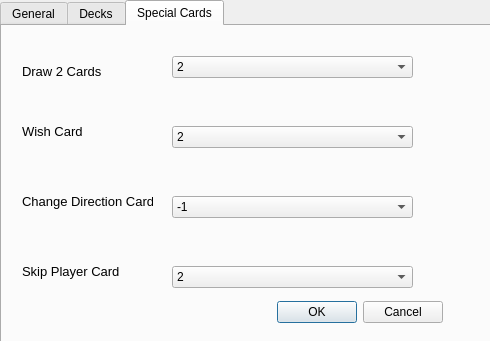
<?xml version="1.0" encoding="UTF-8"?>
<ui version="4.0">
 <class>OptionDialog</class>
 <widget class="QDialog" name="OptionDialog">
  <property name="windowModality">
   <enum>Qt::NonModal</enum>
  </property>
  <property name="geometry">
   <rect>
    <x>0</x>
    <y>0</y>
    <width>490</width>
    <height>341</height>
   </rect>
  </property>
  <property name="windowTitle">
   <string>Options</string>
  </property>
  <widget class="QTabWidget" name="tabWidget">
   <property name="geometry">
    <rect>
     <x>0</x>
     <y>0</y>
     <width>511</width>
     <height>351</height>
    </rect>
   </property>
   <property name="currentIndex">
    <number>2</number>
   </property>
   <widget class="QWidget" name="general">
    <attribute name="title">
     <string>General</string>
    </attribute>
    <widget class="QSlider" name="volumeSlider">
     <property name="geometry">
      <rect>
       <x>80</x>
       <y>140</y>
       <width>160</width>
       <height>19</height>
      </rect>
     </property>
     <property name="maximum">
      <number>100</number>
     </property>
     <property name="orientation">
      <enum>Qt::Horizontal</enum>
     </property>
    </widget>
    <widget class="QLabel" name="portLb">
     <property name="geometry">
      <rect>
       <x>37</x>
       <y>105</y>
       <width>46</width>
       <height>13</height>
      </rect>
     </property>
     <property name="text">
      <string>Port:</string>
     </property>
    </widget>
    <widget class="QLabel" name="playernameLb">
     <property name="geometry">
      <rect>
       <x>22</x>
       <y>29</y>
       <width>46</width>
       <height>13</height>
      </rect>
     </property>
     <property name="text">
      <string>Player:</string>
     </property>
    </widget>
    <widget class="QLabel" name="languageLb">
     <property name="geometry">
      <rect>
       <x>12</x>
       <y>65</y>
       <width>51</width>
       <height>16</height>
      </rect>
     </property>
     <property name="text">
      <string>Language:</string>
     </property>
    </widget>
    <widget class="QLineEdit" name="playernameEdit">
     <property name="geometry">
      <rect>
       <x>82</x>
       <y>25</y>
       <width>113</width>
       <height>20</height>
      </rect>
     </property>
    </widget>
    <widget class="QLineEdit" name="portEdit">
     <property name="geometry">
      <rect>
       <x>82</x>
       <y>101</y>
       <width>113</width>
       <height>20</height>
      </rect>
     </property>
    </widget>
    <widget class="QComboBox" name="languageCb">
     <property name="geometry">
      <rect>
       <x>82</x>
       <y>61</y>
       <width>69</width>
       <height>22</height>
      </rect>
     </property>
     <property name="currentText">
      <string/>
     </property>
    </widget>
    <widget class="QLabel" name="volumeLb">
     <property name="geometry">
      <rect>
       <x>10</x>
       <y>143</y>
       <width>61</width>
       <height>16</height>
      </rect>
     </property>
     <property name="text">
      <string>Volume:</string>
     </property>
    </widget>
    <widget class="QLabel" name="volumeIntLb">
     <property name="geometry">
      <rect>
       <x>150</x>
       <y>160</y>
       <width>361</width>
       <height>16</height>
      </rect>
     </property>
     <property name="text">
      <string notr="true">0</string>
     </property>
    </widget>
    <widget class="QDialogButtonBox" name="buttonBox">
     <property name="geometry">
      <rect>
       <x>100</x>
       <y>270</y>
       <width>341</width>
       <height>32</height>
      </rect>
     </property>
     <property name="minimumSize">
      <size>
       <width>341</width>
       <height>0</height>
      </size>
     </property>
     <property name="orientation">
      <enum>Qt::Horizontal</enum>
     </property>
     <property name="standardButtons">
      <set>QDialogButtonBox::Cancel|QDialogButtonBox::Ok</set>
     </property>
    </widget>
    <widget class="QCheckBox" name="musicCb">
     <property name="geometry">
      <rect>
       <x>80</x>
       <y>190</y>
       <width>21</width>
       <height>17</height>
      </rect>
     </property>
     <property name="text">
      <string/>
     </property>
    </widget>
    <widget class="QLabel" name="musicLb">
     <property name="geometry">
      <rect>
       <x>35</x>
       <y>190</y>
       <width>41</width>
       <height>16</height>
      </rect>
     </property>
     <property name="text">
      <string>Music:</string>
     </property>
    </widget>
   </widget>
   <widget class="QWidget" name="carddeck">
    <attribute name="title">
     <string>Decks</string>
    </attribute>
    <widget class="QPushButton" name="carddeck1">
     <property name="geometry">
      <rect>
       <x>80</x>
       <y>30</y>
       <width>71</width>
       <height>96</height>
      </rect>
     </property>
     <property name="text">
      <string/>
     </property>
     <property name="iconSize">
      <size>
       <width>71</width>
       <height>96</height>
      </size>
     </property>
    </widget>
    <widget class="QPushButton" name="carddeck2">
     <property name="geometry">
      <rect>
       <x>300</x>
       <y>30</y>
       <width>71</width>
       <height>96</height>
      </rect>
     </property>
     <property name="text">
      <string/>
     </property>
     <property name="iconSize">
      <size>
       <width>71</width>
       <height>96</height>
      </size>
     </property>
    </widget>
    <widget class="QRadioButton" name="carddeck1radio">
     <property name="geometry">
      <rect>
       <x>80</x>
       <y>140</y>
       <width>82</width>
       <height>17</height>
      </rect>
     </property>
     <property name="text">
      <string>Deck 1</string>
     </property>
    </widget>
    <widget class="QRadioButton" name="carddeck2radio">
     <property name="geometry">
      <rect>
       <x>300</x>
       <y>140</y>
       <width>82</width>
       <height>17</height>
      </rect>
     </property>
     <property name="text">
      <string>Deck 2</string>
     </property>
    </widget>
    <widget class="QDialogButtonBox" name="buttonBox_2">
     <property name="geometry">
      <rect>
       <x>100</x>
       <y>270</y>
       <width>341</width>
       <height>32</height>
      </rect>
     </property>
     <property name="minimumSize">
      <size>
       <width>341</width>
       <height>0</height>
      </size>
     </property>
     <property name="orientation">
      <enum>Qt::Horizontal</enum>
     </property>
     <property name="standardButtons">
      <set>QDialogButtonBox::Cancel|QDialogButtonBox::Ok</set>
     </property>
    </widget>
   </widget>
   <widget class="QWidget" name="tab">
    <attribute name="title">
     <string>Special Cards</string>
    </attribute>
    <widget class="QLabel" name="draw2xlbl">
     <property name="geometry">
      <rect>
       <x>20</x>
       <y>30</y>
       <width>121</width>
       <height>31</height>
      </rect>
     </property>
     <property name="font">
      <font>
       <pointsize>10</pointsize>
      </font>
     </property>
     <property name="text">
      <string>Draw 2 Cards</string>
     </property>
    </widget>
    <widget class="QLabel" name="wishCardlbl">
     <property name="geometry">
      <rect>
       <x>20</x>
       <y>90</y>
       <width>121</width>
       <height>31</height>
      </rect>
     </property>
     <property name="font">
      <font>
       <pointsize>10</pointsize>
      </font>
     </property>
     <property name="text">
      <string>Wish Card</string>
     </property>
    </widget>
    <widget class="QLabel" name="switchDirectionlbl">
     <property name="geometry">
      <rect>
       <x>20</x>
       <y>160</y>
       <width>131</width>
       <height>31</height>
      </rect>
     </property>
     <property name="font">
      <font>
       <pointsize>10</pointsize>
      </font>
     </property>
     <property name="text">
      <string>Change Direction Card</string>
     </property>
    </widget>
    <widget class="QLabel" name="skipPlayerlbl">
     <property name="geometry">
      <rect>
       <x>20</x>
       <y>230</y>
       <width>131</width>
       <height>31</height>
      </rect>
     </property>
     <property name="font">
      <font>
       <pointsize>10</pointsize>
      </font>
     </property>
     <property name="text">
      <string>Skip Player Card</string>
     </property>
    </widget>
    <widget class="QComboBox" name="draw2xcombo">
     <property name="geometry">
      <rect>
       <x>170</x>
       <y>30</y>
       <width>241</width>
       <height>22</height>
      </rect>
     </property>
     <property name="toolTipDuration">
      <number>0</number>
     </property>
     <property name="currentIndex">
      <number>0</number>
     </property>
     <item>
      <property name="text">
       <string>2</string>
      </property>
     </item>
     <item>
      <property name="text">
       <string>3</string>
      </property>
     </item>
     <item>
      <property name="text">
       <string>4</string>
      </property>
     </item>
     <item>
      <property name="text">
       <string>5</string>
      </property>
     </item>
     <item>
      <property name="text">
       <string>6</string>
      </property>
     </item>
     <item>
      <property name="text">
       <string>7</string>
      </property>
     </item>
     <item>
      <property name="text">
       <string>8</string>
      </property>
     </item>
     <item>
      <property name="text">
       <string>9</string>
      </property>
     </item>
     <item>
      <property name="text">
       <string>10</string>
      </property>
     </item>
     <item>
      <property name="text">
       <string>Jack</string>
      </property>
     </item>
     <item>
      <property name="text">
       <string>Queen</string>
      </property>
     </item>
     <item>
      <property name="text">
       <string>King</string>
      </property>
     </item>
     <item>
      <property name="text">
       <string>Ace</string>
      </property>
     </item>
    </widget>
    <widget class="QComboBox" name="wishcombo">
     <property name="geometry">
      <rect>
       <x>170</x>
       <y>100</y>
       <width>241</width>
       <height>22</height>
      </rect>
     </property>
     <property name="currentIndex">
      <number>0</number>
     </property>
     <item>
      <property name="text">
       <string>2</string>
      </property>
     </item>
     <item>
      <property name="text">
       <string>3</string>
      </property>
     </item>
     <item>
      <property name="text">
       <string>4</string>
      </property>
     </item>
     <item>
      <property name="text">
       <string>5</string>
      </property>
     </item>
     <item>
      <property name="text">
       <string>6</string>
      </property>
     </item>
     <item>
      <property name="text">
       <string>8</string>
      </property>
     </item>
     <item>
      <property name="text">
       <string>7</string>
      </property>
     </item>
     <item>
      <property name="text">
       <string>8</string>
      </property>
     </item>
     <item>
      <property name="text">
       <string>9</string>
      </property>
     </item>
     <item>
      <property name="text">
       <string>10</string>
      </property>
     </item>
     <item>
      <property name="text">
       <string>Jack</string>
      </property>
     </item>
     <item>
      <property name="text">
       <string>Queen</string>
      </property>
     </item>
     <item>
      <property name="text">
       <string>King</string>
      </property>
     </item>
     <item>
      <property name="text">
       <string>Ace</string>
      </property>
     </item>
    </widget>
    <widget class="QComboBox" name="changedirectcombo">
     <property name="geometry">
      <rect>
       <x>170</x>
       <y>170</y>
       <width>241</width>
       <height>22</height>
      </rect>
     </property>
     <property name="currentIndex">
      <number>0</number>
     </property>
     <item>
      <property name="text">
       <string>-1</string>
      </property>
     </item>
     <item>
      <property name="text">
       <string>2</string>
      </property>
     </item>
     <item>
      <property name="text">
       <string>3</string>
      </property>
     </item>
     <item>
      <property name="text">
       <string>4</string>
      </property>
     </item>
     <item>
      <property name="text">
       <string>5</string>
      </property>
     </item>
     <item>
      <property name="text">
       <string>6</string>
      </property>
     </item>
     <item>
      <property name="text">
       <string>7</string>
      </property>
     </item>
     <item>
      <property name="text">
       <string>8</string>
      </property>
     </item>
     <item>
      <property name="text">
       <string>9</string>
      </property>
     </item>
     <item>
      <property name="text">
       <string>10</string>
      </property>
     </item>
     <item>
      <property name="text">
       <string>Jack</string>
      </property>
     </item>
     <item>
      <property name="text">
       <string>Queen</string>
      </property>
     </item>
     <item>
      <property name="text">
       <string>King</string>
      </property>
     </item>
     <item>
      <property name="text">
       <string>Ace</string>
      </property>
     </item>
    </widget>
    <widget class="QComboBox" name="skipplayercombo">
     <property name="geometry">
      <rect>
       <x>170</x>
       <y>240</y>
       <width>241</width>
       <height>22</height>
      </rect>
     </property>
     <property name="toolTipDuration">
      <number>0</number>
     </property>
     <property name="currentIndex">
      <number>0</number>
     </property>
     <item>
      <property name="text">
       <string>2</string>
      </property>
     </item>
     <item>
      <property name="text">
       <string>3</string>
      </property>
     </item>
     <item>
      <property name="text">
       <string>4</string>
      </property>
     </item>
     <item>
      <property name="text">
       <string>5</string>
      </property>
     </item>
     <item>
      <property name="text">
       <string>6</string>
      </property>
     </item>
     <item>
      <property name="text">
       <string>7</string>
      </property>
     </item>
     <item>
      <property name="text">
       <string comment="2">8</string>
      </property>
     </item>
     <item>
      <property name="text">
       <string comment="3">9</string>
      </property>
     </item>
     <item>
      <property name="text">
       <string comment="4">10</string>
      </property>
     </item>
     <item>
      <property name="text">
       <string comment="5">Jack</string>
      </property>
     </item>
     <item>
      <property name="text">
       <string comment="6">Queen</string>
      </property>
     </item>
     <item>
      <property name="text">
       <string comment="7">King</string>
      </property>
     </item>
     <item>
      <property name="text">
       <string comment="8">Ace</string>
      </property>
     </item>
    </widget>
    <widget class="QDialogButtonBox" name="okdiscardbtngrp">
     <property name="geometry">
      <rect>
       <x>100</x>
       <y>270</y>
       <width>341</width>
       <height>32</height>
      </rect>
     </property>
     <property name="minimumSize">
      <size>
       <width>341</width>
       <height>0</height>
      </size>
     </property>
     <property name="orientation">
      <enum>Qt::Horizontal</enum>
     </property>
     <property name="standardButtons">
      <set>QDialogButtonBox::Cancel|QDialogButtonBox::Ok</set>
     </property>
    </widget>
   </widget>
  </widget>
 </widget>
 <resources/>
 <connections>
  <connection>
   <sender>buttonBox_2</sender>
   <signal>rejected()</signal>
   <receiver>OptionDialog</receiver>
   <slot>reject()</slot>
   <hints>
    <hint type="sourcelabel">
     <x>272</x>
     <y>307</y>
    </hint>
    <hint type="destinationlabel">
     <x>244</x>
     <y>170</y>
    </hint>
   </hints>
  </connection>
  <connection>
   <sender>buttonBox</sender>
   <signal>rejected()</signal>
   <receiver>OptionDialog</receiver>
   <slot>reject()</slot>
   <hints>
    <hint type="sourcelabel">
     <x>388</x>
     <y>312</y>
    </hint>
    <hint type="destinationlabel">
     <x>286</x>
     <y>274</y>
    </hint>
   </hints>
  </connection>
  <connection>
   <sender>buttonBox_2</sender>
   <signal>accepted()</signal>
   <receiver>OptionDialog</receiver>
   <slot>accept()</slot>
   <hints>
    <hint type="sourcelabel">
     <x>272</x>
     <y>307</y>
    </hint>
    <hint type="destinationlabel">
     <x>244</x>
     <y>170</y>
    </hint>
   </hints>
  </connection>
  <connection>
   <sender>buttonBox</sender>
   <signal>accepted()</signal>
   <receiver>OptionDialog</receiver>
   <slot>accept()</slot>
   <hints>
    <hint type="sourcelabel">
     <x>320</x>
     <y>306</y>
    </hint>
    <hint type="destinationlabel">
     <x>157</x>
     <y>274</y>
    </hint>
   </hints>
  </connection>
 </connections>
</ui>
